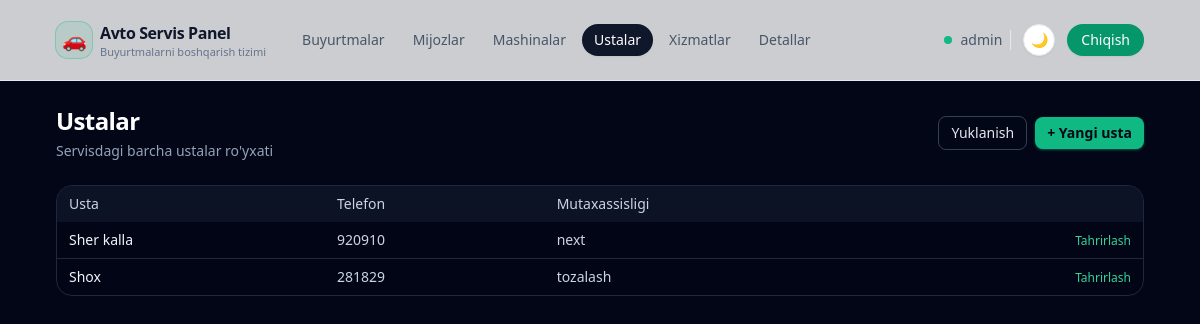
Before: /masters/ (signed in) with the older database file.
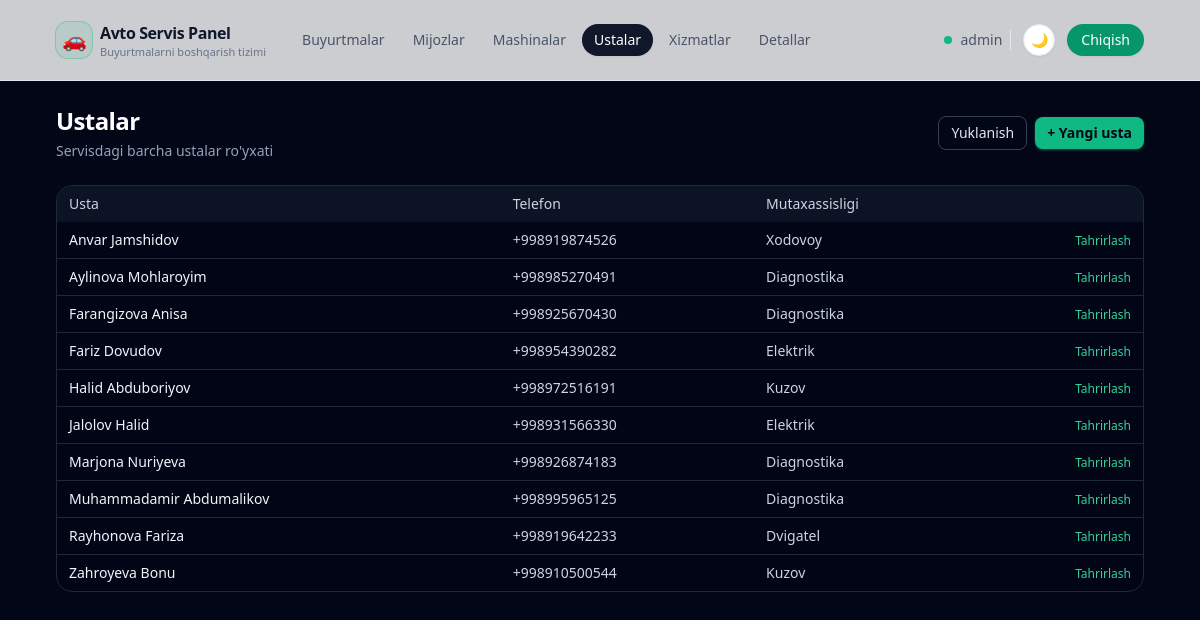
After: the same page with the newer database file.
### apps/models.py (models this page shows, shortened)
class User(AbstractUser):
    telegram_username = models.CharField(
        _("Telegram username"), max_length=255, null=True, blank=True
    )
    telegram_id = models.BigIntegerField(_("Telegram ID"), null=True, blank=True)
    telegram_chat_id = models.BigIntegerField(
        _("Telegram chat ID"), null=True, blank=True
    )
    telegram_username_validator = RegexValidator(
        regex=r"^[a-zA-Z0-9_]{5,32}$",
        message=_(
            "Telegram username can only contain letters, numbers and underscores"
        ),
    )
    role = models.CharField(
        _("Role"), max_length=32, choices=Role.choices, default=Role.USER
    )
    phone = models.CharField(
        _("Phone number"),
        max_length=20,
        blank=True,
        help_text=_("Contact phone number"),
    )
    class Meta:
        verbose_name = _("User")
        verbose_name_plural = _("Users")

class Master(models.Model):
    user = models.OneToOneField(
        User,
        on_delete=models.SET_NULL,
        related_name="master_profile",
        null=True,
        blank=True,
    )
    full_name = models.CharField(_("Full name"), max_length=255)
    phone = models.CharField(_("Phone"), max_length=20, blank=True)
    specialization = models.CharField(
        _("Specialization"), max_length=100, blank=True
    )
    class Meta:
        verbose_name = _("Master")
        verbose_name_plural = _("Masters")

### apps/views/masters.py (the view)
# urls.py: path("masters/", master_list, name="master_list"),
@login_required
def master_list(request):
    masters = Master.objects.all().order_by("full_name")
    return render(request, "masters/master_list.jinja", {"masters": masters})

### templates/masters/master_list.jinja (shortened to what this page needs)
{% extends "base.html" %}
{% block content %}
<div class="flex items-center justify-between mb-6">
    <div>
        <h1 class="text-xl sm:text-2xl font-semibold tracking-tight text-white">Ustalar</h1>
        <p class="text-xs sm:text-sm text-slate-400 mt-1">
            Servisdagi barcha ustalar ro'yxati
        </p>
    </div>
    <div class="flex items-center gap-2">
        <a href="{% url 'apps:master_workload' %}"
           class="inline-flex items-center rounded-lg border border-slate-700 px-3 py-1.5 text-xs sm:text-sm font-medium text-slate-200 hover:bg-slate-800 transition">
            Yuklanish
        </a>
        <a href="{% url 'apps:master_create' %}"
           class="inline-flex items-center rounded-lg bg-emerald-500 hover:bg-emerald-400 px-3 py-1.5 text-xs sm:text-sm font-semibold text-slate-950 shadow shadow-emerald-500/40">
            + Yangi usta
        </a>
    </div>
</div>
<div class="rounded-2xl border border-slate-800 bg-slate-950/60 overflow-hidden">
    <div class="overflow-x-auto">
        <table class="min-w-full text-xs sm:text-sm">
            <thead class="bg-slate-900/80 text-slate-300">
            <tr>
                <th class="px-3 py-2 text-left font-medium">Usta</th>
                <th class="px-3 py-2 text-left font-medium">Telefon</th>
                <th class="px-3 py-2 text-left font-medium">Mutaxassisligi</th>
                <th class="px-3 py-2 text-right font-medium"></th>
            </tr>
            </thead>
            <tbody class="divide-y divide-slate-800">
            {% for master in masters %}
                <tr>
                    <td class="px-3 py-2 text-slate-100">{{ master.full_name }}</td>
                    <td class="px-3 py-2 text-slate-300">{{ master.phone }}</td>
                    <td class="px-3 py-2 text-slate-300">{{ master.specialization }}</td>
                    <td class="px-3 py-2 text-right">
                        <a href="{% url 'apps:master_update' master.pk %}"
                           class="text-xs text-emerald-400 hover:text-emerald-300">
                            Tahrirlash
                        </a>
                    </td>
                </tr>
            {% empty %}
                <tr>
                    <td colspan="4" class="px-3 py-4 text-center text-slate-500">
                        Ustalar hozircha kiritilmagan
                    </td>
                </tr>
            {% endfor %}
            </tbody>
        </table>
    </div>
</div>
{% endblock %}

### templates/base.html (shortened to what this page needs)
{% load static %}
<!DOCTYPE html>
<html lang="uz">
<head>
    <script src="https://cdn.tailwindcss.com"></script>
    <link href="https://cdn.jsdelivr.net/npm/daisyui@4.12.10/dist/full.min.css" rel="stylesheet" type="text/css" />
</head>
<body class="min-h-screen text-slate-100" data-theme="dark">
<div class="min-h-screen flex flex-col">
    <header class="border-b border-slate-200 dark:border-slate-800 bg-white/80 dark:bg-slate-950/80 backdrop-blur">
        <div class="mx-auto w-full max-w-6xl px-4 sm:px-6 lg:px-8 h-16 lg:h-20 flex items-center justify-between">
            <div class="flex items-center gap-3 sm:gap-6">
                <a href="{% url 'apps:order_list' %}" class="inline-flex items-center gap-2">
                    <span class="inline-flex h-9 w-9 items-center justify-center rounded-xl bg-emerald-500/10 ring-1 ring-emerald-500/40">
                        <span class="text-xl">🚗</span>
                    </span>
                    <span class="hidden sm:flex flex-col leading-tight">
                        <span class="text-sm sm:text-base font-semibold tracking-tight text-slate-900 dark:text-white">Avto Servis Panel</span>
                        <span class="hidden sm:inline text-[11px] text-slate-500 dark:text-slate-400">Buyurtmalarni boshqarish tizimi</span>
                    </span>
                </a>
                <nav class="hidden md:flex items-center gap-1 text-sm font-medium">
                    <a href="{% url 'apps:order_list' %}"
                       class="inline-flex items-center rounded-full px-3 py-1.5 text-xs sm:text-sm transition
                              {% if request.path == '/' or request.path|slice:':7' == '/order/' or request.path|slice:':9' == '/reports/' %}
                                  bg-slate-900 text-white shadow-sm dark:bg-slate-100 dark:text-slate-900
                              {% else %}
                                  text-slate-600 hover:bg-slate-100 hover:text-slate-900 dark:text-slate-300 dark:hover:bg-slate-800 dark:hover:text-white
                              {% endif %}">
                        Buyurtmalar
                    </a>
                    <a href="{% url 'apps:customer_list' %}"
                       class="inline-flex items-center rounded-full px-3 py-1.5 text-xs sm:text-sm transition
                              {% if request.path|slice:':11' == '/customers/' or request.path|slice:':10' == '/customer/' %}
                                  bg-slate-900 text-white shadow-sm dark:bg-slate-100 dark:text-slate-900
                              {% else %}
                                  text-slate-600 hover:bg-slate-100 hover:text-slate-900 dark:text-slate-300 dark:hover:bg-slate-800 dark:hover:text-white
                              {% endif %}">
                        Mijozlar
                    </a>
                    <a href="{% url 'apps:car_list' %}"
                       class="inline-flex items-center rounded-full px-3 py-1.5 text-xs sm:text-sm transition
                              {% if request.path|slice:':6' == '/cars/' or request.path|slice:':5' == '/car/' %}
                                  bg-slate-900 text-white shadow-sm dark:bg-slate-100 dark:text-slate-900
                              {% else %}
                                  text-slate-600 hover:bg-slate-100 hover:text-slate-900 dark:text-slate-300 dark:hover:bg-slate-800 dark:hover:text-white
                              {% endif %}">
                        Mashinalar
                    </a>
                    <a href="{% url 'apps:master_list' %}"
                       class="inline-flex items-center rounded-full px-3 py-1.5 text-xs sm:text-sm transition
                              {% if request.path|slice:':9' == '/masters/' %}
                                  bg-slate-900 text-white shadow-sm dark:bg-slate-100 dark:text-slate-900
                              {% else %}
                                  text-slate-600 hover:bg-slate-100 hover:text-slate-900 dark:text-slate-300 dark:hover:bg-slate-800 dark:hover:text-white
                              {% endif %}">
                        Ustalar
                    </a>
                    <a href="{% url 'apps:service_list' %}"
                       class="inline-flex items-center rounded-full px-3 py-1.5 text-xs sm:text-sm transition
                              {% if request.path|slice:':10' == '/services/' %}
                                  bg-slate-900 text-white shadow-sm dark:bg-slate-100 dark:text-slate-900
                              {% else %}
                                  text-slate-600 hover:bg-slate-100 hover:text-slate-900 dark:text-slate-300 dark:hover:bg-slate-800 dark:hover:text-white
                              {% endif %}">
                        Xizmatlar
                    </a>
                    <a href="{% url 'apps:part_list' %}"
                       class="inline-flex items-center rounded-full px-3 py-1.5 text-xs sm:text-sm transition
                              {% if request.path|slice:':7' == '/parts/' %}
                                  bg-slate-900 text-white shadow-sm dark:bg-slate-100 dark:text-slate-900
                              {% else %}
                                  text-slate-600 hover:bg-slate-100 hover:text-slate-900 dark:text-slate-300 dark:hover:bg-slate-800 dark:hover:text-white
                              {% endif %}">
                        Detallar
                    </a>
                </nav>
            </div>
            <div class="flex items-center gap-2 sm:gap-3">
                {% if request.user.is_authenticated %}
                    <div class="hidden sm:flex items-center gap-2 pr-2 border-r border-slate-200 dark:border-slate-800">
                        <span class="w-2 h-2 rounded-full bg-emerald-500 dark:bg-emerald-400 animate-pulse"></span>
                        <span class="text-xs sm:text-sm font-medium text-slate-600 dark:text-slate-300 truncate max-w-[140px]">
                            {{ request.user.get_full_name|default:request.user.username }}
                        </span>
                    </div>
                {% endif %}
                <button type="button" id="theme-toggle"
                        class="inline-flex h-8 w-8 items-center justify-center rounded-full border border-slate-200 bg-white text-slate-700 text-sm shadow-sm hover:bg-slate-100 dark:border-slate-700 dark:bg-slate-900 dark:text-slate-200 dark:hover:bg-slate-800 transition">
                </button>
                {% if request.user.is_authenticated %}
                    <a href="{% url 'logout' %}"
                       class="hidden sm:inline-flex items-center justify-center rounded-full bg-emerald-600 px-3.5 py-1.5 text-xs sm:text-sm font-medium text-white shadow-sm hover:bg-emerald-700 focus-visible:outline-none focus-visible:ring-2 focus-visible:ring-emerald-500 focus-visible:ring-offset-2 focus-visible:ring-offset-slate-950/80 transition">
                        Chiqish
                    </a>
                {% endif %}
            </div>
        </div>
    </header>
    <main class="flex-1">
        <div class="mx-auto w-full max-w-6xl px-4 sm:px-6 lg:px-8 py-6">
            {% block content %}{% endblock %}
        </div>
    </main>
</div>
</body>
</html>

### templates/base.html (style rules this page uses)
body[data-theme="dark"] { background-color: rgb(2 6 23); color: rgb(241 245 249); }

Changed rows visible on the page:
removed Master: full_name "Sher kalla", phone "920910", specialization "next"
removed Master: full_name "Shox", phone "281829", specialization "tozalash"
added Master: full_name "Anvar Jamshidov", phone "+998919874526", specialization "Xodovoy"
added Master: full_name "Aylinova Mohlaroyim", phone "+998985270491", specialization "Diagnostika"
added Master: full_name "Farangizova Anisa", phone "+998925670430", specialization "Diagnostika"
added Master: full_name "Fariz Dovudov", phone "+998954390282", specialization "Elektrik"
added Master: full_name "Halid Abduboriyov", phone "+998972516191", specialization "Kuzov"
added Master: full_name "Jalolov Halid", phone "+998931566330", specialization "Elektrik"
added Master: full_name "Marjona Nuriyeva", phone "+998926874183", specialization "Diagnostika"
added Master: full_name "Muhammadamir Abdumalikov", phone "+998995965125", specialization "Diagnostika"
added Master: full_name "Rayhonova Fariza", phone "+998919642233", specialization "Dvigatel"
added Master: full_name "Zahroyeva Bonu", phone "+998910500544", specialization "Kuzov"
